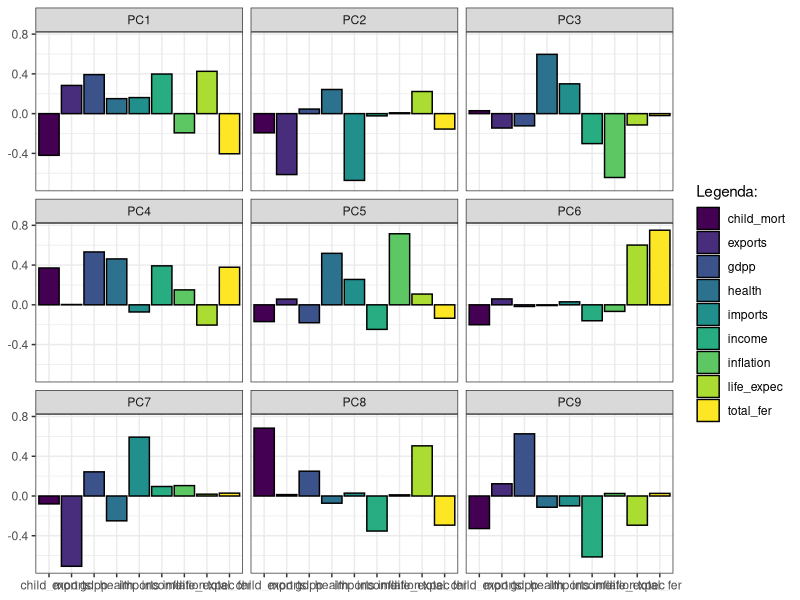

This chart was generated by the following R code: (Note: this script raises an error after producing the figure.)
# Instalando e carregando pacotes -----------------------------------------
pacotes <- c("plotly","tidyverse","knitr","kableExtra","PerformanceAnalytics",
             "factoextra","reshape2","psych","ggrepel")

if(sum(as.numeric(!pacotes %in% installed.packages())) != 0){
  instalador <- pacotes[!pacotes %in% installed.packages()]
  for(i in 1:length(instalador)) {
    install.packages(instalador, dependencies = T)
    break()}
  sapply(pacotes, require, character = T) 
} else {
  sapply(pacotes, require, character = T) 
}

# Carregando a base de dados
dbCountry <- read.table("Country-data.csv", sep = ",", header = T)

# Padronizando a base de dados
dbCountryStd <- dbCountry %>% 
  column_to_rownames("country") %>% 
  scale() %>% 
  data.frame()

# Matriz de correlação
rho <- cor(dbCountryStd)

# Teste de esfericidade de Barlett para verificar se pode utilizar PCA
cortest.bartlett(R = rho) 

# Rodando a PCA:
afpc <- prcomp(dbCountryStd)
summary(afpc)

#Visualizando os pesos de cada variável nos
data.frame(afpc$rotation) %>%
  mutate(var = names(dbCountry[2:10])) %>% 
  melt(id.vars = "var") %>%
  mutate(var = factor(var)) %>%
  ggplot(aes(x = var, y = value, fill = var)) +
  geom_bar(stat = "identity", color = "black") +
  facet_wrap(~variable) +
  labs(x = NULL, y = NULL, fill = "Legenda:") +
  scale_fill_viridis_d() +
  theme_bw()

# Extraindo as Cargas Fatoriais
k <- sum((afpc$sdev ^ 2) > 1)
cargas_fatoriais <- afpc$rotation[, 1:k] %*% diag(afpc$sdev[1:k])

# Relatório das cargas fatoriais e das comunalidades
data.frame(cargas_fatoriais) %>%
  rename(F1 = X1,
         F2 = X2,
         F3 = X3) %>%
  mutate(Comunalidades = rowSums(cargas_fatoriais ^ 2)) %>%
  kable() %>%
  kable_styling(bootstrap_options = "striped", 
                full_width = T, 
                font_size = 12)

# Scores Fatoriais
scores_fatoriais <- t(afpc$rotation)/afpc$sdev 
colnames(scores_fatoriais) <- colnames(dbCountryStd)

scores_fatoriais %>%
  t() %>%
  data.frame() %>%
  rename(PC1 = 1,
         PC2 = 2,
         PC3 = 3) %>%
  select(PC1, PC2,PC3) %>%
  kable() %>%
  kable_styling(bootstrap_options = "striped", 
                full_width = T, 
                font_size = 12)

score_D1 <- scores_fatoriais[1,]
score_D2 <- scores_fatoriais[2,]
score_D3 <- scores_fatoriais[3,]

F1 <- t(apply(dbCountryStd, 1, function(x) x * score_D1))
F2 <- t(apply(dbCountryStd, 1, function(x) x * score_D2))
F3 <- t(apply(dbCountryStd, 1, function(x) x * score_D3))


#Ponderando invertendo sinal ou não dependendo dos pesos de cada
# fator para cada variável
F1 <- data.frame(F1) %>%
  mutate(fator1 = rowSums(.) * -1)

F2 <- data.frame(F2) %>%
  mutate(fator2 = rowSums(.) * -1)

F3 <- data.frame(F3) %>%
  mutate(fator3 = rowSums(.) * -1)


# Importando as colunas de fatores F1 e F2
dbCountry["Fator1"] <- F1$fator1
dbCountry["Fator2"] <- F2$fator2
dbCountry["Fator3"] <- F3$fator3

#Calculando a variância compartilhada
var_compartilhada <- (afpc$sdev ^ 2/sum(afpc$sdev ^ 2))
var_compartilhada

dbCountry %>%
  mutate(pontuacao = Fator1 * var_compartilhada[1] +
                     Fator2 * var_compartilhada[2] +  
                     Fator3 * var_compartilhada[3]) -> dbCountry

# Ranking final
dbCountry %>%
  arrange(desc(pontuacao)) %>%
  kable() %>%
  kable_styling(bootstrap_options = "striped", 
                full_width = T, 
                font_size = 12)